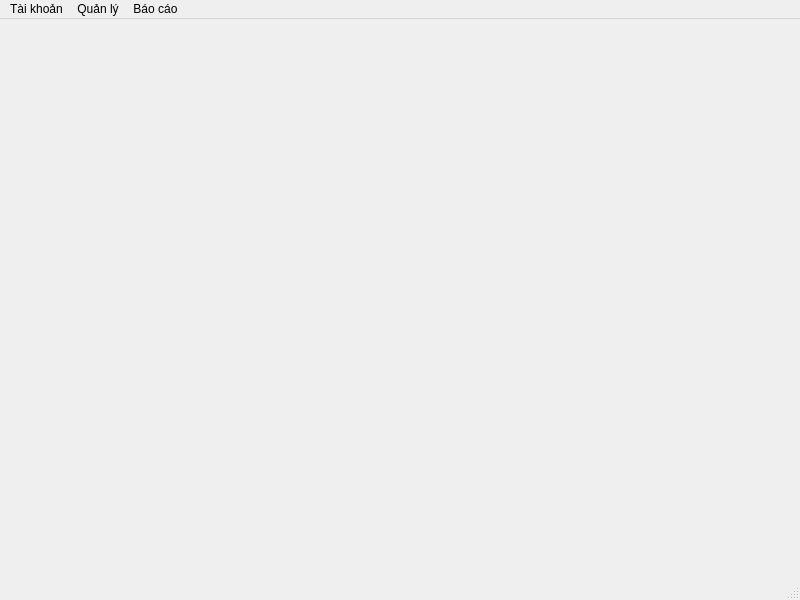
<?xml version="1.0" encoding="UTF-8"?>
<ui version="4.0">
 <class>overview</class>
 <widget class="QMainWindow" name="overview">
  <property name="geometry">
   <rect>
    <x>0</x>
    <y>0</y>
    <width>800</width>
    <height>600</height>
   </rect>
  </property>
  <property name="windowTitle">
   <string>MainWindow</string>
  </property>
  <widget class="QWidget" name="centralwidget"/>
  <widget class="QMenuBar" name="menubar">
   <property name="geometry">
    <rect>
     <x>0</x>
     <y>0</y>
     <width>800</width>
     <height>21</height>
    </rect>
   </property>
   <widget class="QMenu" name="menuAccount">
    <property name="title">
     <string>Tài khoản</string>
    </property>
    <addaction name="separator"/>
    <addaction name="separator"/>
    <addaction name="action_profile"/>
    <addaction name="action_logout"/>
   </widget>
   <widget class="QMenu" name="menuQu_n_l">
    <property name="title">
     <string>Quản lý</string>
    </property>
    <widget class="QMenu" name="menu_User">
     <property name="title">
      <string>Người dùng</string>
     </property>
     <addaction name="action_AddUser"/>
     <addaction name="actionSetPermission"/>
    </widget>
    <widget class="QMenu" name="menuKho">
     <property name="title">
      <string>Kho</string>
     </property>
     <addaction name="action_import_goods"/>
     <addaction name="actionXu_t_kho"/>
     <addaction name="action_i_u_chuy_n"/>
    </widget>
    <widget class="QMenu" name="menu_Product">
     <property name="title">
      <string>Sản phẩm</string>
     </property>
     <addaction name="action_add_product"/>
     <addaction name="action_add_category"/>
    </widget>
    <widget class="QMenu" name="menu_i_t_c">
     <property name="title">
      <string>Đối tác</string>
     </property>
     <addaction name="action_i_l"/>
     <addaction name="action_supplier"/>
    </widget>
    <addaction name="menu_User"/>
    <addaction name="menuKho"/>
    <addaction name="menu_Product"/>
    <addaction name="menu_i_t_c"/>
   </widget>
   <widget class="QMenu" name="menuB_o_c_o">
    <property name="title">
     <string>Báo cáo</string>
    </property>
   </widget>
   <addaction name="menuAccount"/>
   <addaction name="menuQu_n_l"/>
   <addaction name="menuB_o_c_o"/>
  </widget>
  <widget class="QStatusBar" name="statusbar"/>
  <action name="action_profile">
   <property name="text">
    <string>Hồ sơ cá nhân</string>
   </property>
  </action>
  <action name="action_logout">
   <property name="text">
    <string>Đăng xuất</string>
   </property>
  </action>
  <action name="action_AddUser">
   <property name="text">
    <string>Thêm người dùng</string>
   </property>
  </action>
  <action name="action_SetPermission">
   <property name="text">
    <string>Phần quyền</string>
   </property>
  </action>
  <action name="action_import_goods">
   <property name="text">
    <string>Nhập kho</string>
   </property>
  </action>
  <action name="actionXu_t_kho">
   <property name="text">
    <string>Xuất kho</string>
   </property>
  </action>
  <action name="action_i_u_chuy_n">
   <property name="text">
    <string>Điều chuyển</string>
   </property>
  </action>
  <action name="action_add_product">
   <property name="text">
    <string>Thêm sản phẩm</string>
   </property>
  </action>
  <action name="action_i_l">
   <property name="text">
    <string>Đại lý</string>
   </property>
  </action>
  <action name="action_supplier">
   <property name="text">
    <string>Nhà cung cấp</string>
   </property>
  </action>
  <action name="actionSetPermission">
   <property name="text">
    <string>Phân quyền</string>
   </property>
  </action>
  <action name="action_add_category">
   <property name="text">
    <string>Thêm danh mục</string>
   </property>
  </action>
 </widget>
 <resources/>
 <connections/>
</ui>
